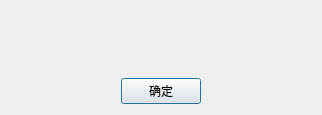
<?xml version="1.0" encoding="UTF-8"?>
<ui version="4.0">
 <class>result</class>
 <widget class="QDialog" name="result">
  <property name="geometry">
   <rect>
    <x>0</x>
    <y>0</y>
    <width>322</width>
    <height>115</height>
   </rect>
  </property>
  <property name="windowTitle">
   <string>Dialog</string>
  </property>
  <layout class="QGridLayout" name="gridLayout">
   <item row="0" column="0">
    <spacer name="horizontalSpacer_3">
     <property name="orientation">
      <enum>Qt::Horizontal</enum>
     </property>
     <property name="sizeHint" stdset="0">
      <size>
       <width>47</width>
       <height>20</height>
      </size>
     </property>
    </spacer>
   </item>
   <item row="0" column="1" colspan="3">
    <widget class="QLabel" name="label">
     <property name="text">
      <string/>
     </property>
     <property name="alignment">
      <set>Qt::AlignCenter</set>
     </property>
    </widget>
   </item>
   <item row="0" column="4">
    <spacer name="horizontalSpacer_4">
     <property name="orientation">
      <enum>Qt::Horizontal</enum>
     </property>
     <property name="sizeHint" stdset="0">
      <size>
       <width>47</width>
       <height>20</height>
      </size>
     </property>
    </spacer>
   </item>
   <item row="1" column="1">
    <spacer name="horizontalSpacer">
     <property name="orientation">
      <enum>Qt::Horizontal</enum>
     </property>
     <property name="sizeHint" stdset="0">
      <size>
       <width>47</width>
       <height>20</height>
      </size>
     </property>
    </spacer>
   </item>
   <item row="1" column="2">
    <widget class="QPushButton" name="pushButton">
     <property name="text">
      <string>确定</string>
     </property>
    </widget>
   </item>
   <item row="1" column="3">
    <spacer name="horizontalSpacer_2">
     <property name="orientation">
      <enum>Qt::Horizontal</enum>
     </property>
     <property name="sizeHint" stdset="0">
      <size>
       <width>47</width>
       <height>20</height>
      </size>
     </property>
    </spacer>
   </item>
  </layout>
 </widget>
 <resources/>
 <connections/>
</ui>
